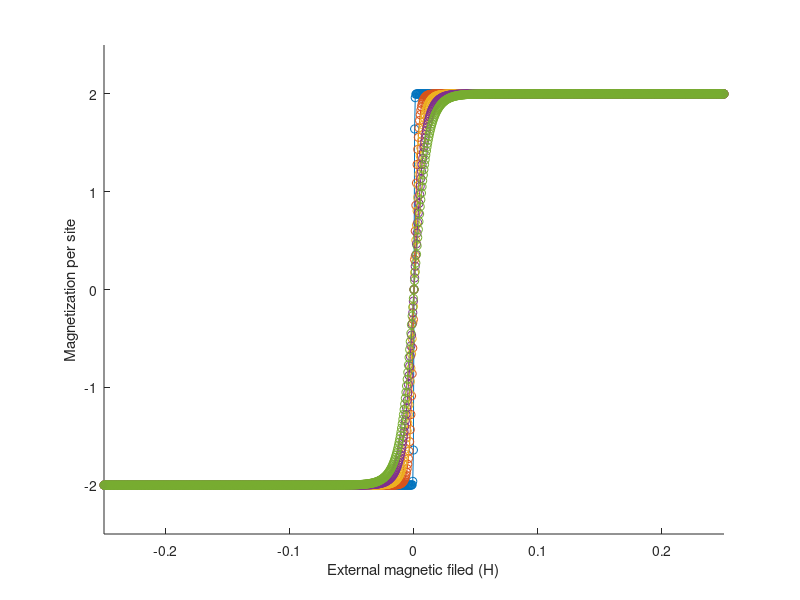

MATLAB code to generate this figure:
sigx = [0 1; 1 0];
sigy = [0 -1i; 1i 0];
sigz = [1 0; 0 -1];

Sx_1 = sigx;
Sx_2 = 1/2.*sigx;

Sy_1 = sigy;
Sy_2 = 1/2.*sigy;

Sz_1 = sigz;
Sz_2 = 1/2.*sigz;

limit = 100; %set iteration limit
D = 1; %setting dimensions
k = 0.0862875; %Boltzmann constant

minField = -0.25;
maxField = 0.25;
fieldStep = 5e-4;

minTemp = 0.01;
maxTemp = 0.2;
tempStep = 0.04;

field = int8((maxField-minField)/fieldStep); % discretization of the field
% temperature = 0.05;
temperature = int8((maxTemp-minTemp)/tempStep); % discretization of the temperature
vector = zeros(int8(field*temperature),3);
% map = zeros(field, temperature);

delta = 0.001;
iterator = 1;
newAvSx_1 = 0;
newAvSx_2 = 0;

newAvSy_1 = 0;
newAvSy_2 = 0;

newAvSz_1 = 0;
newAvSz_2 = 0;
avm = zeros(temperature, field);
ti = 1;
for temp = minTemp:tempStep:maxTemp
    avSx_1 = 0; %initial guess of average Sx(1)
    avSx_2 = -0.5; %initial guess of average Sx(1/2)
    
    avSy_1 = 0; %initial guess of average Sy(1)
    avSy_2 = -0.5; %initial guess of average Sy(1/2)
    
    avSz_1 = 1.0; %initial guess of average Sz(1)
    avSz_2 = -0.5; %initial guess of average Sz(1/2)
    
    hi = 1;
    for hL = minField:fieldStep:maxField
        beta = 1/(k*temp);
        J_1 = 200/beta; %coupling strength
        J_2 = 2.0 * J_1;       
        while 1
            Hx = J_1*avSx_2*kron(Sx_2,Sx_1) + J_2*avSx_2*kron(Sx_2,Sx_2);
            Hy = J_1*avSy_2*kron(Sy_2,Sy_1) + J_2*avSy_2*kron(Sy_2,Sy_2);
            Hz = J_1*avSz_2*kron(Sz_2,Sz_1) + J_2*avSz_2*kron(Sz_2,Sz_2);
            
            Hamlt = Hx + Hy + Hz - hL*kron(eye(2),Sz_1) - 2 * hL*kron(eye(2),Sz_2);
%             Hamlt = J_1*avSz_2*kron(kron(Sz_2,Sz_2),Sz_1) + J_2*avSz_2*kron(kron(Sz_1,Sz_2),Sz_2) - hL*kron(eye(4),Sz_1) - 2 * hL*kron(eye(4),Sz_2);
%             Hamlt = 2 * J_1*avSz_2*kron(Sz_2,Sz_1) + J_2*avSz_2*kron(Sz_2,Sz_2) - hL*kron(eye(2),Sz_1) - 2 * hL*kron(eye(2),Sz_2);
            [v, E] = eig(Hamlt);
            Z = trace(exp(-beta.*E));
            
            newAvSx_1 = diag(exp(-beta*E))'*diag(v'*kron(eye(2),Sx_1)*v)/Z;
            newAvSx_2 = diag(exp(-beta*E))'*diag(v'*kron(eye(2),Sx_2)*v)/Z;
            diffx_1 = newAvSx_1 - avSx_1;
            diffx_2 = newAvSx_2 - avSx_2;
            
            newAvSy_1 = diag(exp(-beta*E))'*diag(v'*kron(eye(2),Sy_1)*v)/Z;
            newAvSy_2 = diag(exp(-beta*E))'*diag(v'*kron(eye(2),Sy_2)*v)/Z;
            diffy_1 = newAvSy_1 - avSy_1;
            diffy_2 = newAvSy_2 - avSy_2;
            
            newAvSz_1 = diag(exp(-beta*E))'*diag(v'*kron(eye(2),Sz_1)*v)/Z;
            newAvSz_2 = diag(exp(-beta*E))'*diag(v'*kron(eye(2),Sz_2)*v)/Z;
            diffz_1 = newAvSz_1 - avSz_1;
            diffz_2 = newAvSz_2 - avSz_2;
            
            if abs(diffx_1) < delta && abs(diffx_2) < delta && abs(diffy_1) < delta && abs(diffy_2) < delta && abs(diffz_1) < delta && abs(diffz_2) < delta || iterator > limit
                %             if abs(diffz_1) < delta && abs(diffz_2) < delta || iterator > limit
                break
            else
                avSx_1 = newAvSx_1;
                avSx_2 = newAvSx_2;
                
                avSy_1 = newAvSy_1;
                avSy_2 = newAvSy_2;
                
                avSz_1 = newAvSz_1;
                avSz_2 = newAvSz_2;
            end
        end
        avm(ti,hi) = newAvSz_1 + 2 * newAvSz_2;
        %         vector(iterator,:) = [temp, hL, newAvSz_1 + 2 * newAvSz_2];
        %         map(floor(iterator/(temperature+1))+1,rem(iterator,temperature+1)+1) = avm;
        iterator = iterator + 1;
        %         if mod(iterator, 10) == 0
        %            sprintf('Current iteration: %d, and Current temperature: %d', iterator, temp);
        %         end
        hi = hi + 1;
    end
    ti = ti + 1;
end
% avm = [nonzeros(avm(1,:)) nonzeros(avm(2,:))];
figure
hold on
axis([minField maxField -2.5 2.5]);
xlabel('External magnetic filed (H)');
ylabel('Magnetization per site');
for i = 1:temperature
    plot(minField:fieldStep:maxField, avm(i,:),'o-');
end
% plot(vector(:,2),vector(:,3));
% scatter3(vector(:,1),vector(:,2),vector(:,3),15,vector(:,3),'filled');
% view([0 90]);
